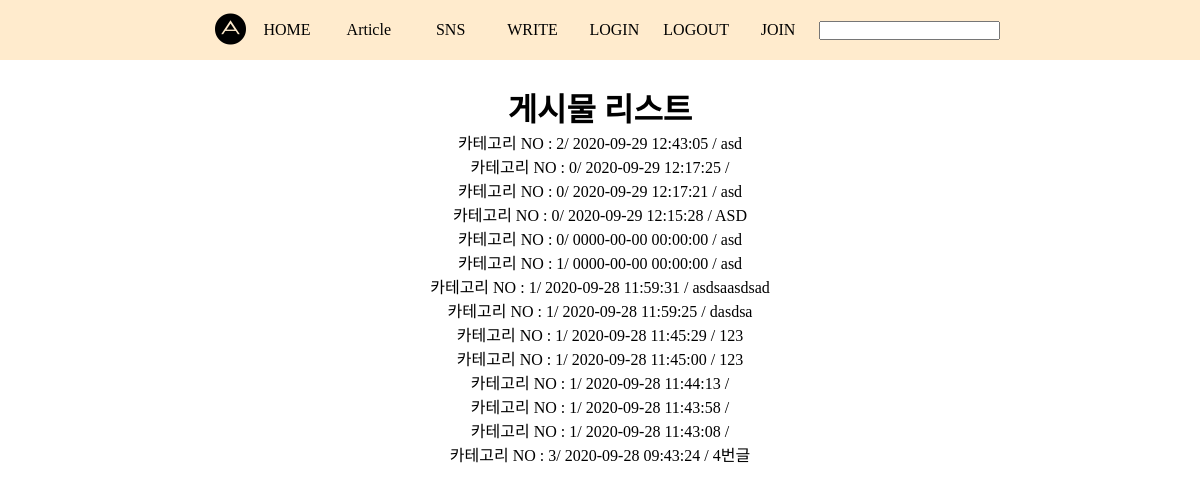
Before: /php_blog/public/article/list.php with the older database file.
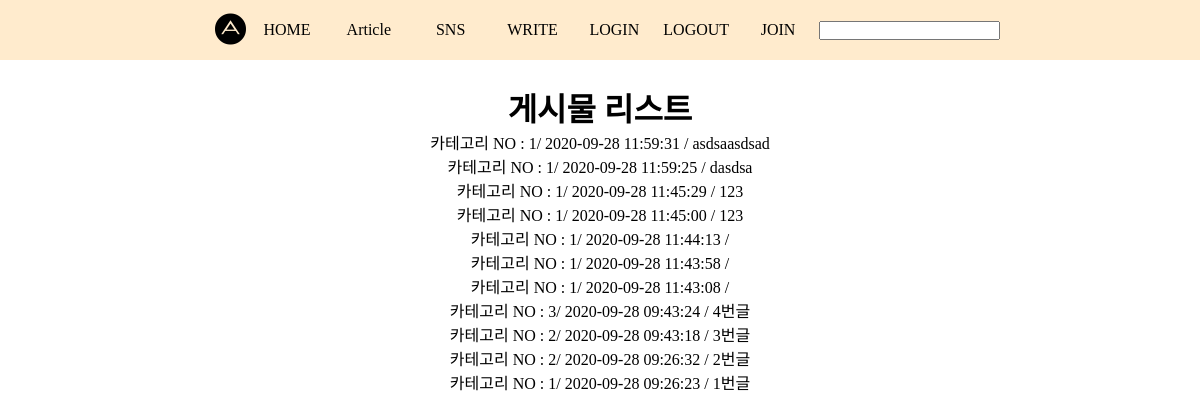
After: the same page with the newer database file.
### tables this page shows
CREATE TABLE `article` (
  `id` int(10) unsigned NOT NULL AUTO_INCREMENT,
  `regDate` datetime NOT NULL,
  `updateDate` datetime NOT NULL,
  `title` varchar(100) NOT NULL,
  `body` text NOT NULL,
  `boardId` int(10) unsigned NOT NULL,
  `memberId` int(10) unsigned NOT NULL,
  `displayStatus` tinyint(1) unsigned NOT NULL,
  PRIMARY KEY (`id`)
);

### php_blog/public/article/list.php (the view, shortened to what this page needs)
<?php
include "../../part/head.php";
require_once __DIR__ . "/../connect/config.php";
$sql = "
SELECT * FROM article
WHERE 1
";
$sql .= "
ORDER BY id DESC LIMIT 100
";
$rs = mysqli_query($conn, $sql);
$rows = [];
while ( $row = mysqli_fetch_assoc($rs)){
    $rows[] = $row;
}
?>
<div class="l-contents">
    <h1>게시물 리스트</h1>
    <?php foreach ( $rows as $row ) { ?>
    <div><a href="./detail.php?id=<?=$row['id']?>">카테고리 NO : <?=$row['boardId']?>/ <?=$row['regDate']?> /
            <?=$row['title']?></a></div>
    <?php } ?>
</div>
<?php
include "../../part/foot.php";
?>

### php_blog/part/head.php (shortened to what this page needs)
<!DOCTYPE html>
<html lang="en">
<head>
    <link rel="stylesheet" href="https://cdnjs.cloudflare.com/ajax/libs/font-awesome/5.13.1/css/all.min.css">
    TODO: CSS,JS 링크
    <link rel="stylesheet" href="../resource/common.css">
    <link rel="stylesheet" href="https://cdnjs.cloudflare.com/ajax/libs/font-awesome/5.13.1/css/all.min.css">
</head>
<body>
    <div class="top-line"></div>
    <div class="top-block"></div>
    <div class="top-bar">
        <div class="logo"><i class="fab fa-adn"></i></div>
        <div class="menu-1">
            <ul>
                <li><a href="../home/main.php">HOME</a></li>
                <li class="sub-menu"><a href="../article/list.php">Article
                    </a></li>
                <li class="sub-menu"><a href="#">SNS</a>
                </li>
                <li><a href="../article/write.php">WRITE</a></li>
                <li><a href="../member/login.php">LOGIN</a></li>
                <li><a href="../member/doLogout.php">LOGOUT</a></li>
                <li><a href="../member/join.php">JOIN</a></li>
            </ul>
        </div>
        <form action="../article/list.php">
            <input type="search" name="searchKeyword">
        </form>
    </div>

### php_blog/part/foot.php
</body>
</html>

### php_blog/public/resource/common.css (style rules this page uses)
* { padding: 0px; margin: 0px; list-style: none; text-decoration: none; color: black; }
.top-bar { height: 60px; position: fixed; top:0px; min-width: 800px; display:flex; justify-content: space-between; align-items: center; color: white; left: 50%; transform: translate(-50%,0px); }
.top-line { background-color: blanchedalmond; height: 60px; position: fixed; top:0px; width: 100%; }
.menu-1 { width: 100%; height: 100%; }
.menu-1 > ul { display: flex; height: 100%; align-items: center; justify-content: space-around; }
.menu-1 > ul > li { display: flex; align-items: center; justify-content: center; width: 100%; height: 100%; }
.logo { font-size: 2rem; margin-left:15px; }
.sub-menu { position: relative; }
.top-block { height: 60px; }
.l-contents { text-align: center; width: 100%; }

Changed rows visible on the page:
removed article: boardId "2", regDate "2020-09-29 12:43:05", title "asd"
removed article: boardId "0", regDate "2020-09-29 12:17:25"
removed article: boardId "0", regDate "2020-09-29 12:17:21", title "asd"
removed article: boardId "0", regDate "2020-09-29 12:15:28", title "ASD"
removed article: boardId "0", regDate "0000-00-00 00:00:00", title "asd"
removed article: boardId "1", regDate "0000-00-00 00:00:00", title "asd"
added article: boardId "2", regDate "2020-09-28 09:43:18", title "3번글"
added article: boardId "2", regDate "2020-09-28 09:26:32", title "2번글"
added article: boardId "1", regDate "2020-09-28 09:26:23", title "1번글"
